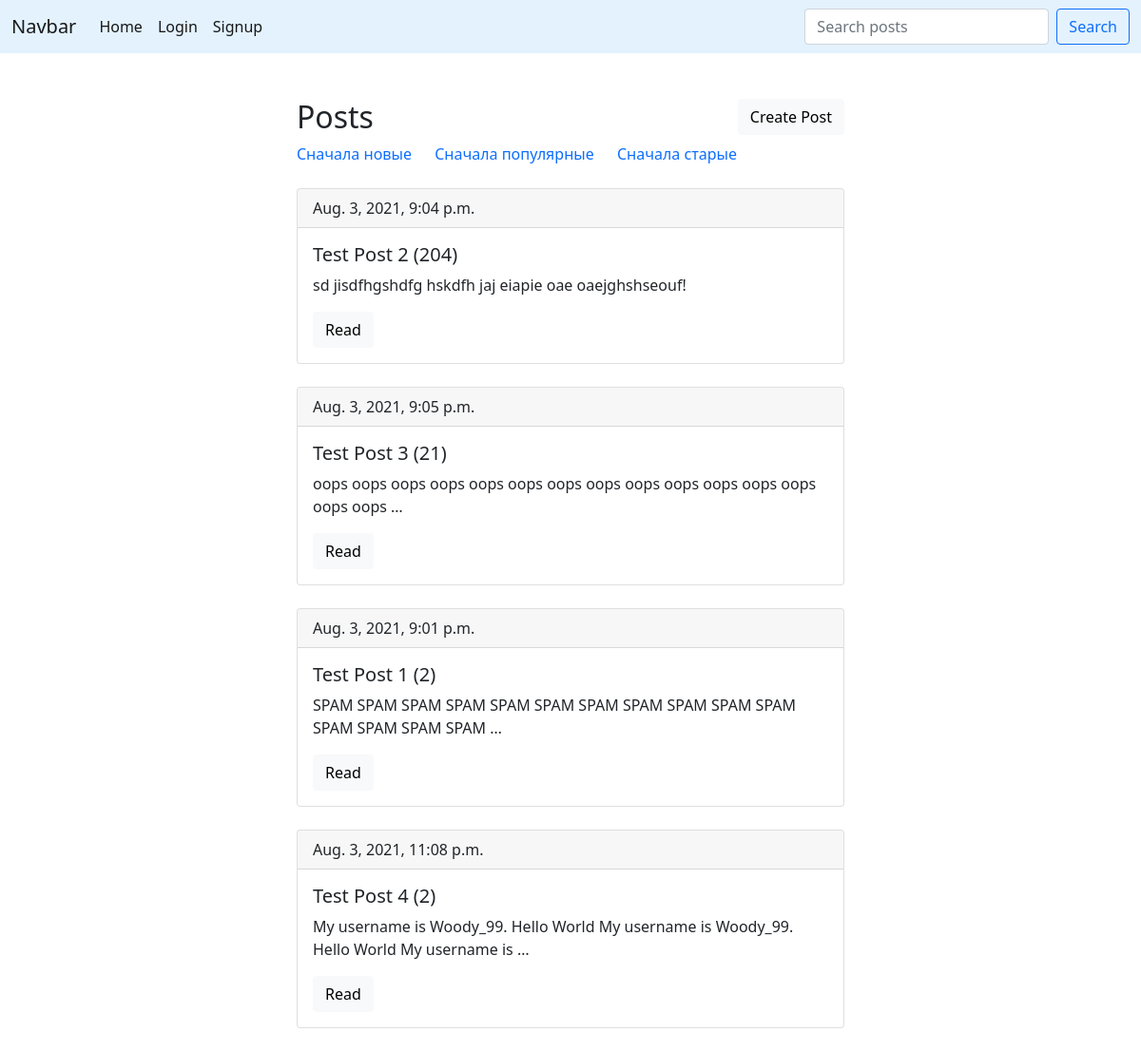
The page /all_posts/?order=rating on the database its author committed.
### online_journal/models.py (models this page shows, shortened)
class Post(models.Model):
    title = models.CharField('Title', max_length=200)
    text = models.TextField('Text')
    pub_date = models.DateTimeField('Published date', auto_now_add=True)
    is_active = models.BooleanField('Display a post on the site', default=True)
    rating = models.IntegerField('Views count', default=0)
    created_by = models.ForeignKey(User, on_delete=models.CASCADE, verbose_name='User', related_name='posts')
    objects = PostManager()
    def get_absolute_url(self):
        return reverse('post_detail', kwargs={'pk': self.id})

### online_journal/views.py (the view)
# urls.py: path('all_posts/', PostListView.as_view(), name='all_posts'),
class PostListView(generic.ListView):
    model = Post
    template_name = 'online_journal/all_posts.html'
    context_object_name = 'post_list'
    def get_queryset(self):
        ordered_querysets = {
            'reverse_pub_date': Post.objects.get_posts_reverse_ordered_by_date,
            'pub_date':         Post.objects.get_posts_ordered_by_date,
            'rating':           Post.objects.get_posts_ordered_by_rating,
        }
        order = self.request.GET.get('order', 'reverse_pub_date')
        return ordered_querysets[order]()

### online_journal/managers.py (called while the page is built)
    @active_posts
    def get_posts_ordered_by_rating(self):
        return super().get_queryset().order_by('-rating')

### online_journal/utils.py (called while the page is built)
def active_posts(get_queryset):
    @wraps(get_queryset)
    def wrapper(self):
        queryset = get_queryset(self)
        return queryset.filter(is_active=True)
    return wrapper

### online_journal/templates/online_journal/all_posts.html (shortened to what this page needs)
{% extends 'base.html' %}
{% block content %}
    <div class="row">
        <div class="col">
            <h2>Posts</h2>
        </div>
        <div id="create-post-btn" class="col">
            <a href="{% url 'post_create' %}" class="btn btn-light" role="button">Create Post</a>
        </div>
        <div class="order-links-wrapper">
            <a href="?order=reverse_pub_date" class="order-link">Сначала новые</a>
            <a href="?order=rating" class="order-link">Сначала популярные</a>
            <a href="?order=pub_date" class="order-link">Сначала старые</a>
        </div>
    </div>
    {% include 'online_journal/includes/post_list.html' %}
{% endblock %}

### online_journal/templates/online_journal/includes/post_list.html
{% for post in post_list %}
    <div class="card mt-4">
        <div class="card-header">
            {{ post.pub_date }}
        </div>
        <div class="card-body">
            <h5 class="card-title">{{ post.title }}  ({{ post.rating }})</h5>
            <p class="card-text">{{ post.text|truncatewords:15 }}</p>
            <a href="{{ post.get_absolute_url }}" class="btn btn-light">Read</a>
        </div>
    </div>
{% empty %}
    <hr>
    <h6 class="empty-content">No posts</h6>
{% endfor %}

### static/css/style.css (style rules this page uses)
#create-post-btn { text-align: right; }
.order-link { display: inline-block; text-decoration: none; margin-right: 20px; }

### rows shown on the page
Post: pub_date "Aug. 3, 2021, 9:04 p.m.", title "Test Post 2", rating "204", text "sd jisdfhgshdfg hskdfh jaj eiapie oae oaejghshseouf!"
Post: pub_date "Aug. 3, 2021, 9:05 p.m.", title "Test Post 3", rating "21", text "oops oops oops oops oops oops oops oops oops oops oops oops oops oops oops …"
Post: pub_date "Aug. 3, 2021, 9:01 p.m.", title "Test Post 1", rating "2", text "SPAM SPAM SPAM SPAM SPAM SPAM SPAM SPAM SPAM SPAM SPAM SPAM SPAM SPAM SPAM …"
Post: pub_date "Aug. 3, 2021, 11:08 p.m.", title "Test Post 4", rating "2", text "My username is Woody_99. Hello World My username is Woody_99. Hello World My username is …"
